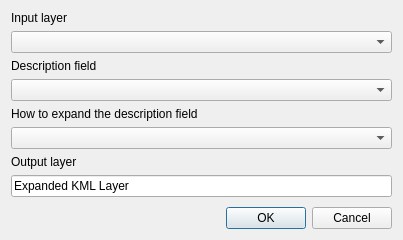
<?xml version="1.0" encoding="UTF-8"?>
<ui version="4.0">
 <class>Dialog</class>
 <widget class="QDialog" name="Dialog">
  <property name="geometry">
   <rect>
    <x>0</x>
    <y>0</y>
    <width>403</width>
    <height>240</height>
   </rect>
  </property>
  <property name="windowTitle">
   <string>KML Description Field Expansion</string>
  </property>
  <layout class="QVBoxLayout" name="verticalLayout">
   <item>
    <widget class="QLabel" name="label">
     <property name="text">
      <string>Input layer</string>
     </property>
    </widget>
   </item>
   <item>
    <widget class="QgsMapLayerComboBox" name="inputLayerComboBox"/>
   </item>
   <item>
    <widget class="QLabel" name="label_2">
     <property name="text">
      <string>Description field</string>
     </property>
    </widget>
   </item>
   <item>
    <widget class="QgsFieldComboBox" name="descriptionComboBox"/>
   </item>
   <item>
    <widget class="QLabel" name="label_4">
     <property name="text">
      <string>How to expand the description field</string>
     </property>
    </widget>
   </item>
   <item>
    <widget class="QComboBox" name="typeComboBox"/>
   </item>
   <item>
    <widget class="QLabel" name="label_3">
     <property name="text">
      <string>Output layer</string>
     </property>
    </widget>
   </item>
   <item>
    <widget class="QLineEdit" name="outputLayerLineEdit">
     <property name="text">
      <string>Expanded KML Layer</string>
     </property>
    </widget>
   </item>
   <item>
    <spacer name="verticalSpacer">
     <property name="orientation">
      <enum>Qt::Vertical</enum>
     </property>
     <property name="sizeHint" stdset="0">
      <size>
       <width>20</width>
       <height>40</height>
      </size>
     </property>
    </spacer>
   </item>
   <item>
    <widget class="QDialogButtonBox" name="buttonBox">
     <property name="orientation">
      <enum>Qt::Horizontal</enum>
     </property>
     <property name="standardButtons">
      <set>QDialogButtonBox::Cancel|QDialogButtonBox::Ok</set>
     </property>
    </widget>
   </item>
  </layout>
 </widget>
 <customwidgets>
  <customwidget>
   <class>QgsFieldComboBox</class>
   <extends>QComboBox</extends>
   <header>qgis.gui</header>
  </customwidget>
  <customwidget>
   <class>QgsMapLayerComboBox</class>
   <extends>QComboBox</extends>
   <header>qgis.gui</header>
  </customwidget>
 </customwidgets>
 <resources/>
 <connections>
  <connection>
   <sender>buttonBox</sender>
   <signal>accepted()</signal>
   <receiver>Dialog</receiver>
   <slot>accept()</slot>
   <hints>
    <hint type="sourcelabel">
     <x>248</x>
     <y>254</y>
    </hint>
    <hint type="destinationlabel">
     <x>157</x>
     <y>274</y>
    </hint>
   </hints>
  </connection>
  <connection>
   <sender>buttonBox</sender>
   <signal>rejected()</signal>
   <receiver>Dialog</receiver>
   <slot>reject()</slot>
   <hints>
    <hint type="sourcelabel">
     <x>316</x>
     <y>260</y>
    </hint>
    <hint type="destinationlabel">
     <x>286</x>
     <y>274</y>
    </hint>
   </hints>
  </connection>
 </connections>
</ui>
